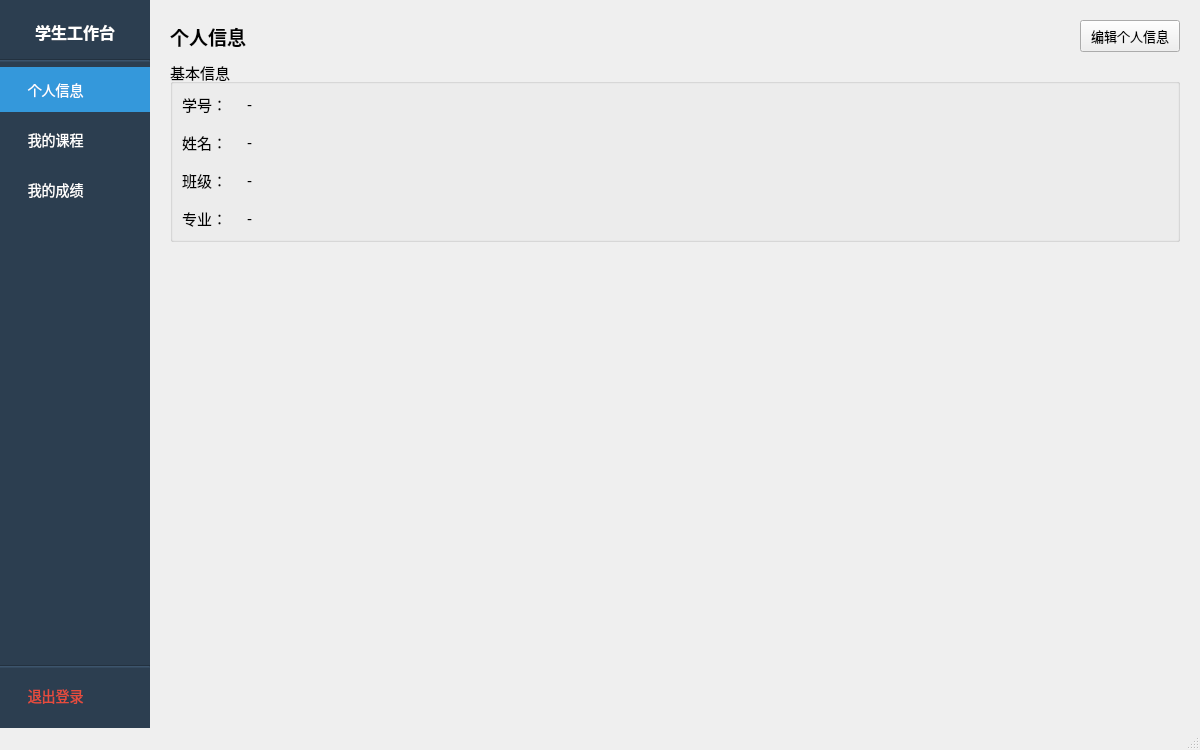
<?xml version="1.0" encoding="UTF-8"?>
<ui version="4.0">
 <class>StudentMainWindow</class>
 <widget class="QMainWindow" name="StudentMainWindow">
  <property name="geometry">
   <rect>
    <x>0</x>
    <y>0</y>
    <width>1200</width>
    <height>750</height>
   </rect>
  </property>
  <property name="windowTitle">
   <string>学生主窗口</string>
  </property>
  <widget class="QWidget" name="centralwidget">
   <layout class="QHBoxLayout" name="horizontalLayout_main">
    <property name="spacing">
     <number>0</number>
    </property>
    <property name="leftMargin">
     <number>0</number>
    </property>
    <property name="topMargin">
     <number>0</number>
    </property>
    <property name="rightMargin">
     <number>0</number>
    </property>
    <property name="bottomMargin">
     <number>0</number>
    </property>
    <item>
     <widget class="QWidget" name="navPanel" native="true">
      <property name="minimumSize">
       <size>
        <width>150</width>
        <height>0</height>
       </size>
      </property>
      <property name="maximumSize">
       <size>
        <width>150</width>
        <height>16777215</height>
       </size>
      </property>
      <property name="styleSheet">
       <string notr="true">background-color: #2c3e50;</string>
      </property>
      <layout class="QVBoxLayout" name="verticalLayout_nav">
       <property name="spacing">
        <number>5</number>
       </property>
       <property name="leftMargin">
        <number>0</number>
       </property>
       <property name="topMargin">
        <number>10</number>
       </property>
       <property name="rightMargin">
        <number>0</number>
       </property>
       <property name="bottomMargin">
        <number>10</number>
       </property>
       <item>
        <widget class="QLabel" name="titleLabel">
         <property name="styleSheet">
          <string notr="true">color: white; font-size: 16px; font-weight: bold; padding: 10px;</string>
         </property>
         <property name="text">
          <string>学生工作台</string>
         </property>
         <property name="alignment">
          <set>Qt::AlignCenter</set>
         </property>
        </widget>
       </item>
       <item>
        <widget class="Line" name="line_1">
         <property name="styleSheet">
          <string notr="true">background-color: #34495e;</string>
         </property>
         <property name="orientation">
          <enum>Qt::Horizontal</enum>
         </property>
        </widget>
       </item>
       <item>
        <widget class="QPushButton" name="navProfileButton">
         <property name="minimumSize">
          <size>
           <width>0</width>
           <height>45</height>
          </size>
         </property>
         <property name="styleSheet">
          <string notr="true">QPushButton { color: white; font-size: 14px; text-align: left; padding-left: 20px; border: none; background-color: transparent; }
QPushButton:hover { background-color: #34495e; }
QPushButton:checked { background-color: #3498db; }</string>
         </property>
         <property name="text">
          <string>  个人信息</string>
         </property>
         <property name="checkable">
          <bool>true</bool>
         </property>
         <property name="checked">
          <bool>true</bool>
         </property>
        </widget>
       </item>
       <item>
        <widget class="QPushButton" name="navCoursesButton">
         <property name="minimumSize">
          <size>
           <width>0</width>
           <height>45</height>
          </size>
         </property>
         <property name="styleSheet">
          <string notr="true">QPushButton { color: white; font-size: 14px; text-align: left; padding-left: 20px; border: none; background-color: transparent; }
QPushButton:hover { background-color: #34495e; }
QPushButton:checked { background-color: #3498db; }</string>
         </property>
         <property name="text">
          <string>  我的课程</string>
         </property>
         <property name="checkable">
          <bool>true</bool>
         </property>
        </widget>
       </item>
       <item>
        <widget class="QPushButton" name="navGradesButton">
         <property name="minimumSize">
          <size>
           <width>0</width>
           <height>45</height>
          </size>
         </property>
         <property name="styleSheet">
          <string notr="true">QPushButton { color: white; font-size: 14px; text-align: left; padding-left: 20px; border: none; background-color: transparent; }
QPushButton:hover { background-color: #34495e; }
QPushButton:checked { background-color: #3498db; }</string>
         </property>
         <property name="text">
          <string>  我的成绩</string>
         </property>
         <property name="checkable">
          <bool>true</bool>
         </property>
        </widget>
       </item>
       <item>
        <spacer name="verticalSpacer_nav">
         <property name="orientation">
          <enum>Qt::Vertical</enum>
         </property>
         <property name="sizeHint" stdset="0">
          <size>
           <width>20</width>
           <height>40</height>
          </size>
         </property>
        </spacer>
       </item>
       <item>
        <widget class="Line" name="line_2">
         <property name="styleSheet">
          <string notr="true">background-color: #34495e;</string>
         </property>
         <property name="orientation">
          <enum>Qt::Horizontal</enum>
         </property>
        </widget>
       </item>
       <item>
        <widget class="QPushButton" name="logoutButton">
         <property name="minimumSize">
          <size>
           <width>0</width>
           <height>45</height>
          </size>
         </property>
         <property name="styleSheet">
          <string notr="true">QPushButton { color: #e74c3c; font-size: 14px; text-align: left; padding-left: 20px; border: none; background-color: transparent; }
QPushButton:hover { background-color: #c0392b; color: white; }</string>
         </property>
         <property name="text">
          <string>  退出登录</string>
         </property>
        </widget>
       </item>
      </layout>
     </widget>
    </item>
    <item>
     <widget class="QStackedWidget" name="stackedWidget">
      <property name="currentIndex">
       <number>0</number>
      </property>
      <widget class="QWidget" name="profilePage">
       <layout class="QVBoxLayout" name="verticalLayout_2">
        <property name="spacing">
         <number>8</number>
        </property>
        <property name="leftMargin">
         <number>20</number>
        </property>
        <property name="topMargin">
         <number>20</number>
        </property>
        <property name="rightMargin">
         <number>20</number>
        </property>
        <property name="bottomMargin">
         <number>20</number>
        </property>
        <item>
         <layout class="QHBoxLayout" name="horizontalLayout_profile">
          <item>
           <widget class="QLabel" name="profileTitleLabel">
            <property name="font">
             <font>
              <pointsize>14</pointsize>
              <bold>true</bold>
             </font>
            </property>
            <property name="text">
             <string>个人信息</string>
            </property>
           </widget>
          </item>
          <item>
           <spacer name="horizontalSpacer_profile">
            <property name="orientation">
             <enum>Qt::Horizontal</enum>
            </property>
            <property name="sizeHint" stdset="0">
             <size>
              <width>40</width>
              <height>20</height>
             </size>
            </property>
           </spacer>
          </item>
          <item>
           <widget class="QPushButton" name="editProfileButton">
            <property name="minimumSize">
             <size>
              <width>100</width>
              <height>32</height>
             </size>
            </property>
            <property name="font">
             <font>
              <pointsize>10</pointsize>
             </font>
            </property>
            <property name="text">
             <string>编辑个人信息</string>
            </property>
           </widget>
          </item>
         </layout>
        </item>
        <item>
         <widget class="QGroupBox" name="groupBox">
          <property name="title">
           <string>基本信息</string>
          </property>
          <property name="font">
           <font>
            <pointsize>11</pointsize>
           </font>
          </property>
          <layout class="QFormLayout" name="formLayout">
           <property name="horizontalSpacing">
            <number>20</number>
           </property>
           <property name="verticalSpacing">
            <number>15</number>
           </property>
           <item row="0" column="0">
            <widget class="QLabel" name="label">
             <property name="font">
              <font>
               <pointsize>11</pointsize>
              </font>
             </property>
             <property name="text">
              <string>学号：</string>
             </property>
            </widget>
           </item>
           <item row="0" column="1">
            <widget class="QLabel" name="studentNoLabel">
             <property name="font">
              <font>
               <pointsize>11</pointsize>
              </font>
             </property>
             <property name="text">
              <string>-</string>
             </property>
            </widget>
           </item>
           <item row="1" column="0">
            <widget class="QLabel" name="label_2">
             <property name="font">
              <font>
               <pointsize>11</pointsize>
              </font>
             </property>
             <property name="text">
              <string>姓名：</string>
             </property>
            </widget>
           </item>
           <item row="1" column="1">
            <widget class="QLabel" name="nameLabel">
             <property name="font">
              <font>
               <pointsize>11</pointsize>
              </font>
             </property>
             <property name="text">
              <string>-</string>
             </property>
            </widget>
           </item>
           <item row="2" column="0">
            <widget class="QLabel" name="label_class">
             <property name="font">
              <font>
               <pointsize>11</pointsize>
              </font>
             </property>
             <property name="text">
              <string>班级：</string>
             </property>
            </widget>
           </item>
           <item row="2" column="1">
            <widget class="QLabel" name="classLabel">
             <property name="font">
              <font>
               <pointsize>11</pointsize>
              </font>
             </property>
             <property name="text">
              <string>-</string>
             </property>
            </widget>
           </item>
           <item row="3" column="0">
            <widget class="QLabel" name="label_major">
             <property name="font">
              <font>
               <pointsize>11</pointsize>
              </font>
             </property>
             <property name="text">
              <string>专业：</string>
             </property>
            </widget>
           </item>
           <item row="3" column="1">
            <widget class="QLabel" name="majorLabel">
             <property name="font">
              <font>
               <pointsize>11</pointsize>
              </font>
             </property>
             <property name="text">
              <string>-</string>
             </property>
            </widget>
           </item>
          </layout>
         </widget>
        </item>
        <item>
         <spacer name="verticalSpacer">
          <property name="orientation">
           <enum>Qt::Vertical</enum>
          </property>
          <property name="sizeHint" stdset="0">
           <size>
            <width>20</width>
            <height>40</height>
           </size>
          </property>
         </spacer>
        </item>
       </layout>
      </widget>
      <widget class="QWidget" name="coursesPage">
       <layout class="QVBoxLayout" name="verticalLayout_3">
        <property name="spacing">
         <number>10</number>
        </property>
        <property name="leftMargin">
         <number>20</number>
        </property>
        <property name="topMargin">
         <number>20</number>
        </property>
        <property name="rightMargin">
         <number>20</number>
        </property>
        <property name="bottomMargin">
         <number>20</number>
        </property>
        <item>
         <widget class="QTabWidget" name="courseTabWidget">
          <property name="font">
           <font>
            <pointsize>11</pointsize>
           </font>
          </property>
          <property name="currentIndex">
           <number>0</number>
          </property>
          <widget class="QWidget" name="myCoursesTab">
           <attribute name="title">
            <string>已选课程</string>
           </attribute>
           <layout class="QVBoxLayout" name="verticalLayout_myCourses">
            <property name="spacing">
             <number>10</number>
            </property>
            <property name="leftMargin">
             <number>10</number>
            </property>
            <property name="topMargin">
             <number>10</number>
            </property>
            <property name="rightMargin">
             <number>10</number>
            </property>
            <property name="bottomMargin">
             <number>10</number>
            </property>
            <item>
             <layout class="QHBoxLayout" name="horizontalLayout_myCourses">
              <item>
               <widget class="QLabel" name="myCoursesLabel">
                <property name="font">
                 <font>
                  <pointsize>12</pointsize>
                  <bold>true</bold>
                 </font>
                </property>
                <property name="text">
                 <string>已选课程列表</string>
                </property>
               </widget>
              </item>
              <item>
               <spacer name="horizontalSpacer_myCourses">
                <property name="orientation">
                 <enum>Qt::Horizontal</enum>
                </property>
                <property name="sizeHint" stdset="0">
                 <size>
                  <width>40</width>
                  <height>20</height>
                 </size>
                </property>
               </spacer>
              </item>
              <item>
               <widget class="QPushButton" name="dropCourseButton">
                <property name="minimumSize">
                 <size>
                  <width>80</width>
                  <height>32</height>
                 </size>
                </property>
                <property name="font">
                 <font>
                  <pointsize>10</pointsize>
                 </font>
                </property>
                <property name="text">
                 <string>退课</string>
                </property>
               </widget>
              </item>
              <item>
               <widget class="QPushButton" name="refreshMyCoursesButton">
                <property name="minimumSize">
                 <size>
                  <width>80</width>
                  <height>32</height>
                 </size>
                </property>
                <property name="font">
                 <font>
                  <pointsize>10</pointsize>
                 </font>
                </property>
                <property name="text">
                 <string>刷新</string>
                </property>
               </widget>
              </item>
             </layout>
            </item>
            <item>
             <widget class="QTableWidget" name="myCourseTable">
              <property name="font">
               <font>
                <pointsize>12</pointsize>
               </font>
              </property>
              <property name="selectionMode">
               <enum>QAbstractItemView::SingleSelection</enum>
              </property>
              <property name="selectionBehavior">
               <enum>QAbstractItemView::SelectRows</enum>
              </property>
              <property name="alternatingRowColors">
               <bool>true</bool>
              </property>
             </widget>
            </item>
           </layout>
          </widget>
          <widget class="QWidget" name="selectCourseTab">
           <attribute name="title">
            <string>选课</string>
           </attribute>
           <layout class="QVBoxLayout" name="verticalLayout_selectCourse">
            <property name="spacing">
             <number>10</number>
            </property>
            <property name="leftMargin">
             <number>10</number>
            </property>
            <property name="topMargin">
             <number>10</number>
            </property>
            <property name="rightMargin">
             <number>10</number>
            </property>
            <property name="bottomMargin">
             <number>10</number>
            </property>
            <item>
             <layout class="QHBoxLayout" name="horizontalLayout_selectCourse">
              <item>
               <widget class="QLabel" name="selectCourseLabel">
                <property name="font">
                 <font>
                  <pointsize>12</pointsize>
                  <bold>true</bold>
                 </font>
                </property>
                <property name="text">
                 <string>可选课程列表</string>
                </property>
               </widget>
              </item>
              <item>
               <spacer name="horizontalSpacer_selectCourse">
                <property name="orientation">
                 <enum>Qt::Horizontal</enum>
                </property>
                <property name="sizeHint" stdset="0">
                 <size>
                  <width>40</width>
                  <height>20</height>
                 </size>
                </property>
               </spacer>
              </item>
              <item>
               <widget class="QPushButton" name="selectCourseButton">
                <property name="minimumSize">
                 <size>
                  <width>80</width>
                  <height>32</height>
                 </size>
                </property>
                <property name="font">
                 <font>
                  <pointsize>10</pointsize>
                 </font>
                </property>
                <property name="text">
                 <string>选课</string>
                </property>
               </widget>
              </item>
              <item>
               <widget class="QPushButton" name="refreshSelectCourseButton">
                <property name="minimumSize">
                 <size>
                  <width>80</width>
                  <height>32</height>
                 </size>
                </property>
                <property name="font">
                 <font>
                  <pointsize>10</pointsize>
                 </font>
                </property>
                <property name="text">
                 <string>刷新</string>
                </property>
               </widget>
              </item>
             </layout>
            </item>
            <item>
             <widget class="QTableWidget" name="availableCourseTable">
              <property name="font">
               <font>
                <pointsize>12</pointsize>
               </font>
              </property>
              <property name="selectionMode">
               <enum>QAbstractItemView::SingleSelection</enum>
              </property>
              <property name="selectionBehavior">
               <enum>QAbstractItemView::SelectRows</enum>
              </property>
              <property name="alternatingRowColors">
               <bool>true</bool>
              </property>
             </widget>
            </item>
           </layout>
          </widget>
         </widget>
        </item>
       </layout>
      </widget>
      <widget class="QWidget" name="gradesPage">
       <layout class="QVBoxLayout" name="verticalLayout_4">
        <property name="spacing">
         <number>10</number>
        </property>
        <property name="leftMargin">
         <number>20</number>
        </property>
        <property name="topMargin">
         <number>20</number>
        </property>
        <property name="rightMargin">
         <number>20</number>
        </property>
        <property name="bottomMargin">
         <number>20</number>
        </property>
        <item>
         <layout class="QHBoxLayout" name="horizontalLayout_grades">
          <item>
           <widget class="QLabel" name="gradesTitleLabel">
            <property name="font">
             <font>
              <pointsize>14</pointsize>
              <bold>true</bold>
             </font>
            </property>
            <property name="text">
             <string>我的成绩</string>
            </property>
           </widget>
          </item>
          <item>
           <spacer name="horizontalSpacer_grades">
            <property name="orientation">
             <enum>Qt::Horizontal</enum>
            </property>
            <property name="sizeHint" stdset="0">
             <size>
              <width>40</width>
              <height>20</height>
             </size>
            </property>
           </spacer>
          </item>
          <item>
           <widget class="QPushButton" name="refreshGradesButton">
            <property name="minimumSize">
             <size>
              <width>80</width>
              <height>32</height>
             </size>
            </property>
            <property name="font">
             <font>
              <pointsize>10</pointsize>
             </font>
            </property>
            <property name="text">
             <string>刷新</string>
            </property>
           </widget>
          </item>
         </layout>
        </item>
        <item>
         <widget class="QTableWidget" name="gradeTable">
          <property name="font">
           <font>
            <pointsize>12</pointsize>
           </font>
          </property>
          <property name="selectionMode">
           <enum>QAbstractItemView::SingleSelection</enum>
          </property>
          <property name="selectionBehavior">
           <enum>QAbstractItemView::SelectRows</enum>
          </property>
          <property name="alternatingRowColors">
           <bool>true</bool>
          </property>
         </widget>
        </item>
        <item>
         <widget class="QGroupBox" name="statsGroupBox">
          <property name="title">
           <string>成绩统计</string>
          </property>
          <property name="font">
           <font>
            <pointsize>11</pointsize>
           </font>
          </property>
          <layout class="QHBoxLayout" name="horizontalLayout_stats">
           <property name="spacing">
            <number>30</number>
           </property>
           <item>
            <widget class="QLabel" name="avgLabel">
             <property name="font">
              <font>
               <pointsize>11</pointsize>
              </font>
             </property>
             <property name="text">
              <string>平均分：-</string>
             </property>
            </widget>
           </item>
           <item>
            <widget class="QLabel" name="maxLabel">
             <property name="font">
              <font>
               <pointsize>11</pointsize>
              </font>
             </property>
             <property name="text">
              <string>最高分：-</string>
             </property>
            </widget>
           </item>
           <item>
            <widget class="QLabel" name="minLabel">
             <property name="font">
              <font>
               <pointsize>11</pointsize>
              </font>
             </property>
             <property name="text">
              <string>最低分：-</string>
             </property>
            </widget>
           </item>
           <item>
            <widget class="QLabel" name="countLabel">
             <property name="font">
              <font>
               <pointsize>11</pointsize>
              </font>
             </property>
             <property name="text">
              <string>课程数：-</string>
             </property>
            </widget>
           </item>
          </layout>
         </widget>
        </item>
       </layout>
      </widget>
     </widget>
    </item>
   </layout>
  </widget>
  <widget class="QStatusBar" name="statusbar"/>
 </widget>
 <resources/>
 <connections/>
</ui>
